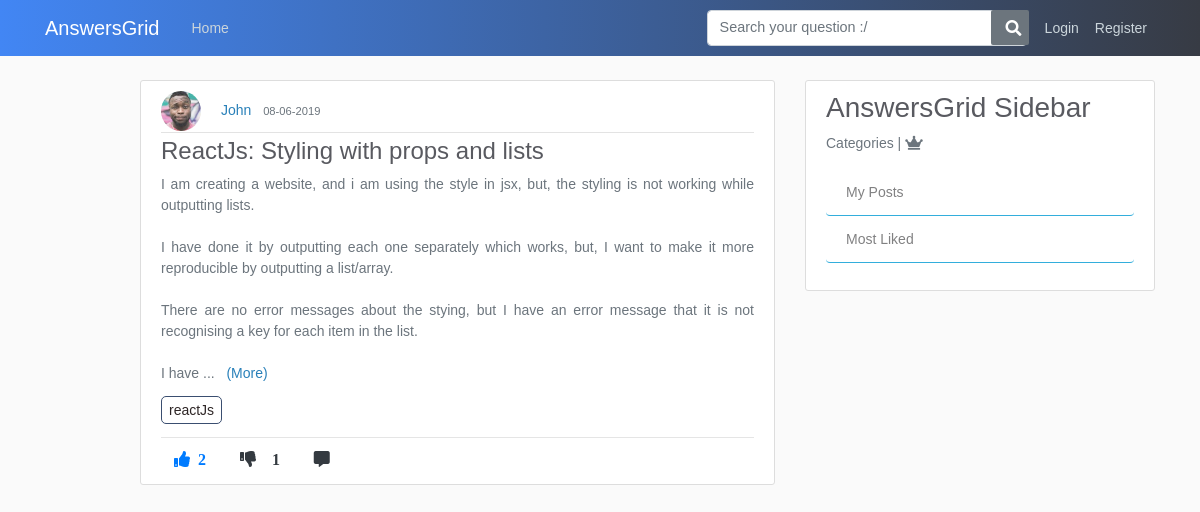
The app's page /tags/reactJs, older data.
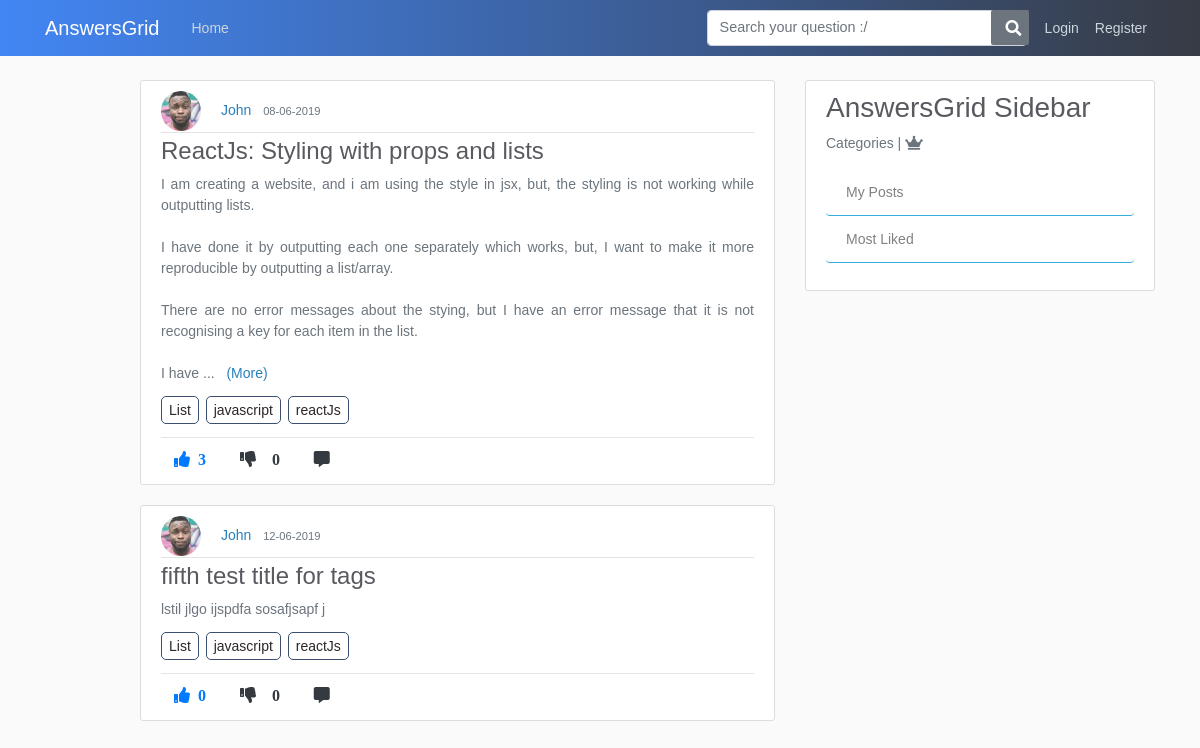
The same page, newer data.
### application/models.py (models this page shows, shortened)
class tagposts(db.Model):
    id = db.Column(db.Integer, primary_key=True, nullable=False)
    post_id = db.Column(db.Integer, db.ForeignKey('post.id'), nullable=False)
    tag_id = db.Column(db.Integer, db.ForeignKey('tags.tag_id'), nullable=False)

class User(db.Model, UserMixin):
    id = db.Column(db.Integer, primary_key=True)
    username = db.Column(db.String(20), unique=True, nullable=False)
    email = db.Column(db.String(120), unique=True, nullable=False)
    image_file = db.Column(db.String(20), nullable=False, default='default.jpg')
    password = db.Column(db.String(60), nullable=False)
    posts = db.relationship('Post', backref='author', lazy=True)
    answers = db.relationship('Answer', backref="author", lazy=True)
    comments = db.relationship('Comment', backref='author', lazy=True)
    answercomments = db.relationship('AnswerComment', backref='author', lazy=True)
    favourites = db.relationship('Favourite', backref='author', lazy=True)

class Post(db.Model):
    id = db.Column(db.Integer, primary_key=True)
    title = db.Column(db.String(100), nullable=False)
    content = db.Column(db.Text, nullable=False)
    date_posted = db.Column(db.DateTime, nullable=False, default=datetime.utcnow)
    like_count = db.Column(db.Integer, nullable=False, default=0)
    dislike_count = db.Column(db.Integer, nullable=False, default=0)
    user_id = db.Column(db.Integer, db.ForeignKey('user.id'), nullable=False)
    comments = db.relationship('Comment', backref='commentOnPost', lazy=True)
    answers = db.relationship('Answer', backref='answerOnPost', lazy=True)
    favourites = db.relationship('Favourite', backref='favour_post', lazy=True)

class Tags(db.Model):
    tag_id = db.Column(db.Integer, primary_key=True, nullable=False)
    tag_title = db.Column(db.String,nullable=False)

### application/routes.py (the view)
@app.route('/tags/<tag_title>')
def tags(tag_title):
    page = request.args.get('page',1,type=int)
    posts = Post.query.order_by(Post.date_posted.desc()).paginate(page=page, per_page=5)
    tag_title = tag_title
    joinedTables = db.session.query(tagposts.post_id,tagposts.tag_id,Tags.tag_title,Post.title,Post.user_id,Post.like_count, Post.dislike_count,Post.content,Post.author,Post.date_posted,User.username,User.image_file).join(Tags).join(Post).join(User).all()
    for item in joinedTables:
        if tag_title == item.tag_title:
            tags_on_post = db.session.query(tagposts.post_id, tagposts.tag_id, Tags.tag_title).join(Tags).filter(tagposts.post_id==item.post_id).all()
            print('tags: ', tags_on_post)
            list_of_all_post_tags =  []
            for a in tags_on_post:
                list_of_all_post_tags.append(a.tag_title)
    return render_template("tags.html", posts=posts, joinedTables=joinedTables, tag_title=tag_title, list_of_all_post_tags=list_of_all_post_tags)

### application/templates/tags.html (shortened to what this page needs)
{% extends "layout.html" %}
{% block content %}
      {% for item in joinedTables %}
      {% if tag_title == item.tag_title %}
        <article class="media content-section">
          <div class="media-body">
            <img class="rounded-circle article-img" src="{{ url_for('static', filename='profile_pics/' + item.image_file) }}">
            <a class="mr-2" href="{{ url_for('user_posts', username=item.username) }}">{{ item.username }}</a>
            <small class="text-muted">{{ item.date_posted.strftime('%d-%m-%Y') }}</small>
            <div class="article-metadata">
            </div>
            <h4><a class="article-title" href="{{ url_for('comment_post', post_id=item.post_id) }}">{{ item.title }}</a></h4>
            <p class="article-content more text-justify text-muted">{{ item.content }}</p>
            {% for x in list_of_all_post_tags %}
              <a class="article-content tag-style">{{ x }}</a>
            {% endfor %}
            <hr>
            <div class="footRow">
                {%  if current_user.is_authenticated %}
                  <a><i class="fas fa-thumbs-up mr-1 btn upvote" id="/vote/{{item.post_id}}/{{current_user.id}}" onclick="contentDisp(this);">  {{ item.like_count }} </i></a>
                  <a><i class="fas fa-thumbs-down mr-1 btn upvote" id="/downvote/{{item.post_id}}/{{current_user.id}}" onclick="contentDisp(this);" >  {{ item.dislike_count }} </i></a>
                  <a href="{{url_for('comment_post', post_id=item.post_id)}}"><i class="fas fa-comment-alt mr-1 btn text-dark"></i></a>
                  <a href="{{url_for('favourite_post', post_id=item.post_id)}}"><i class="fas fa-heart mr-1 btn"></i></a>
                 <a class="a2a_dd" href="https://www.addtoany.com/share"><i class="far fa-share-square btn"></i></a>
                  {% else %}
                  <a href="{{url_for('login')}}"><i class="fas fa-thumbs-up mr-1 btn text-primary upvote"><span class="ml-2 likes-count">{{ item.like_count }}</span></i></a>
                  <a href="{{url_for('login')}}"><i class="fas fa-thumbs-down mr-1 btn text-dark"><span id="demo" class="ml-3">{{ item.dislike_count }}</i></a>
                  <a href="{{url_for('comment_post', post_id=item.post_id)}}"><i class="fas fa-comment-alt mr-1 btn text-dark"></i></a>
                {% endif %}
            </div>
          </div>
        </article>
      {% endif %}
      {% endfor %}
{% endblock content %}

### application/templates/layout.html (shortened to what this page needs)
<!DOCTYPE html>
<html>
<head>
    <link rel="stylesheet" href="https://maxcdn.bootstrapcdn.com/bootstrap/4.0.0/css/bootstrap.min.css">
    <link rel="stylesheet" type="text/css" href="{{ url_for('static', filename='main.css') }}">
    <link rel="stylesheet" href="https://use.fontawesome.com/releases/v5.8.1/css/all.css">
    <link href="https://cdnjs.cloudflare.com/ajax/libs/summernote/0.8.11/summernote.css" rel="stylesheet">
    <link href="https://cdnjs.cloudflare.com/ajax/libs/select2/4.0.6-rc.0/css/select2.min.css" rel="stylesheet" />
    <link href="//cdnjs.cloudflare.com/ajax/libs/jquery-form-validator/2.3.26/theme-default.min.css"
    rel="stylesheet" type="text/css" />
</head>
<body>
    <header class="site-header">
      <nav class="navbar navbar-expand-md navbar-dark fixed-top">
        <div class="container">
          <a class="navbar-brand mr-4" href="/">AnswersGrid</a>
          <div class="collapse navbar-collapse" id="navbarToggle">
            <div class="navbar-nav mr-auto">
              <a class="nav-item nav-link" href="{{ url_for('home') }}">Home</a>
            </div>
            <form method="POST" action="/search" class="form-inline my-2 my-lg-0 form-group">
              <input class="form-control mr-sm-2 search-box" type="search" placeholder="Search your question :/" name="search" aria-label="Search">
              <button class="btn bg-secondary text-white mr-2 fa-searchBtn" type="submit"><i class="fas fa-search"></i></button>
             </form>
            <div class="navbar-nav">
              {%  if current_user.is_authenticated %}
              <a class="nav-item nav-link" href="{{ url_for('new_post') }}">Add Question</a>
              <a class="nav-item nav-link" href="{{ url_for('account') }}">Account</a>
              <a class="nav-item nav-link" href="{{ url_for('logout') }}">Logout</a>
              {% else  %}
              <a class="nav-item nav-link" href="{{ url_for('login') }}">Login</a>
              <a class="nav-item nav-link" href="{{ url_for('register') }}">Register</a>
            {% endif %}
            </div>
          </div>
        </div>
      </nav>
    </header>
    <main role="main" class="container">
      <div class="row">
        <div class="col-md-1"></div>
        <div class="col-md-7">
          {% block content %}{% endblock %}
        </div>
        <div class="col-md-4">
            <div class="content-section">
              <h3>AnswersGrid Sidebar </h3>
              <p class='text-muted'>Categories | <i class="fas fa-crown"></i>
                <ul class="list-group">
                  {%  if current_user.is_authenticated %}
                  <a href="{{ url_for('user_posts', username=current_user.username) }}"><li class="list-group-item list-group-item-light sidebar">My Posts</li></a>
                  <a href="{{url_for('most_liked')}}"><li class="list-group-item list-group-item-light sidebar">Most Liked</li></a>
                  {% else %}
                  <a href="{{ url_for('login') }}"><li class="list-group-item list-group-item-light sidebar">My Posts</li></a>
                  <a href="{{url_for('most_liked')}}"><li class="list-group-item list-group-item-light sidebar">Most Liked</li></a>
                  {% endif %}
                </ul>
              </p>
            </div>
          </div>
        </div>
    </main>
</body>
</html>

### application/static/main.css (style rules this page uses)
body { background: #fafafa; color: #333333; margin-top: 5rem; }
h1, h2, h3, h4, h5, h6 { color: #444444; }
.site-header .navbar-nav .nav-link { color: #cbd5db; }
.content-section { background: #ffffff; padding: 10px 20px; border: 1px solid #dddddd; border-radius: 3px; margin-bottom: 20px; }
.article-title { color: #444444; }
.article-content { white-space: pre-line; }
.article-img { height: 40px; width: 40px; margin-right: 16px; }
.article-metadata { padding-bottom: 1px; margin-bottom: 4px; border-bottom: 1px solid #e3e3e3 }
form .search-box { width:300px; }

### application/templates/layout.html (style rules this page uses)
body { color: #2e2626; margin-top: 5rem; font-size: 14px; font-weight: unset; line-height: 1.5; font-family: Arial; }
.fa-searchBtn { margin-left: -44px; background: #6d747c; padding: 7px; height:35px; padding-left: 15px; padding-right: -25px; border-radius: 2px; border: none; }
.form-control { display: block; width: 100%; padding: .375rem .75rem; font-size: .9rem; line-height: 1.5; color: #495057; background-color: #fff; background-clip: padding-box; border: 1px solid #ced4da; border-radius: .25rem; transition: border-color .15s ease-in-out,box-shadow .15s ease-in-out; }
.navbar { background: linear-gradient(to right, #4286f4, #373B44); }
form .search-box { width: 20rem!important; }
img { display: inline; }
.footRow { margin-top: -10px; }
.tag-style { margin-right: 3px; border: 1px solid #3a4e70; padding: 5px 7px; border-radius: 5px; color: #2C3A47 }
a { color: #2980b9; }
.fa-thumbs-up { color: #4286f4; }
.fa-thumbs-down { color: #f1545b }
.list-group-item:last-child { margin-bottom: 1px; background: #fff; border-left: none; border-right: none; border-top: none; border-bottom: 1px solid#33aedc; }
h4,h3 { color: #595a60; }
.article-title { color: #595a60; }

Row changes from the older to the newer data that the page shows:
computed for tagposts "ReactJs: Styling with props and lists": like_count "2" → "3"; dislike_count "1" → "0"
now on this page (row unchanged): Tags: tag_title "List"
now on this page (row unchanged): Tags: tag_title "javascript"
added tagposts: image_file (picture), username "John", date_posted "12-06-2019", title "fifth test title for tags", content "lstil jlgo ijspdfa sosafjsapf j", like_count "0", dislike_count "0", Tags (tag_title "reactJs")
